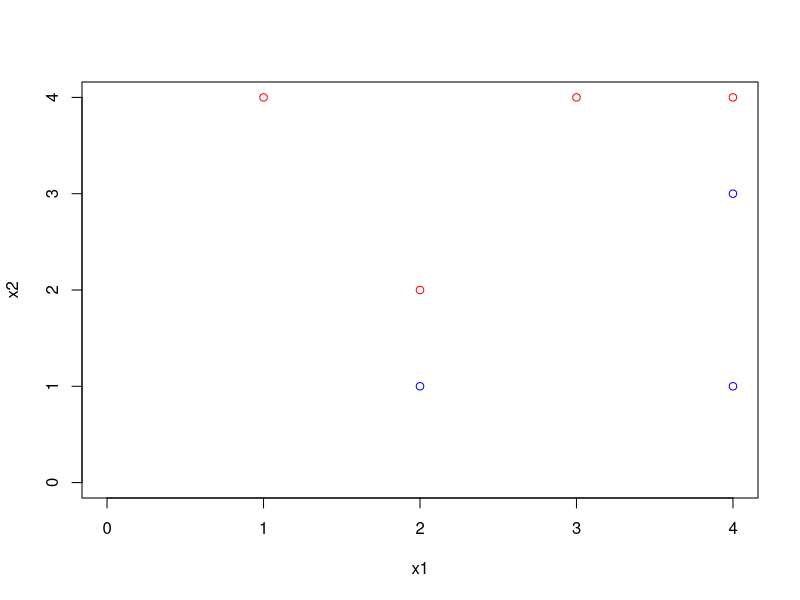
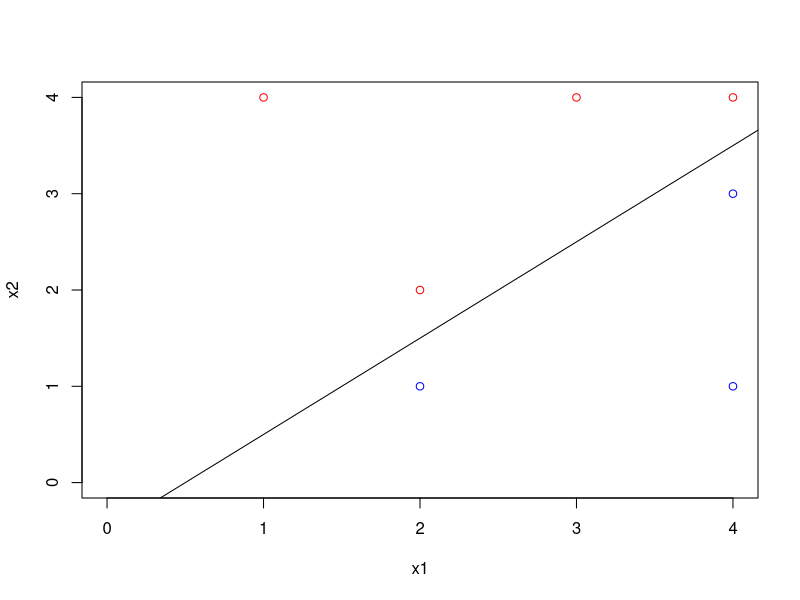
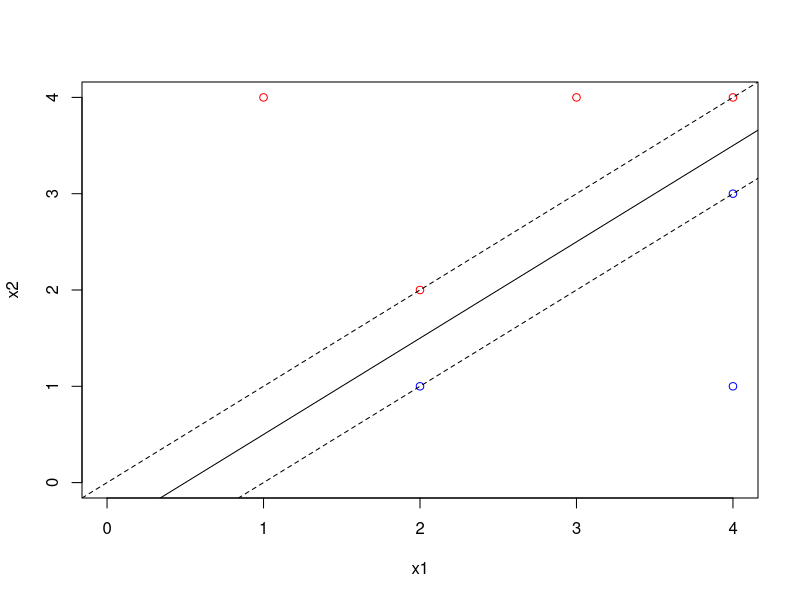
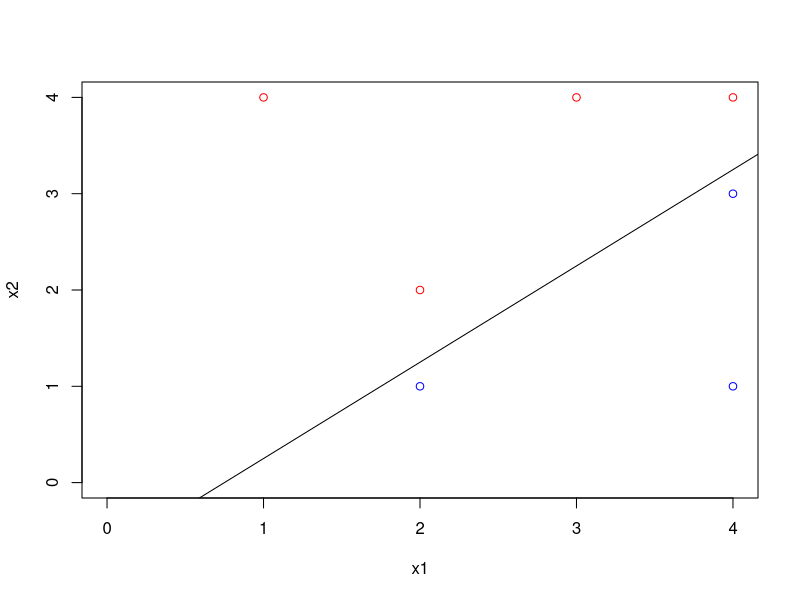
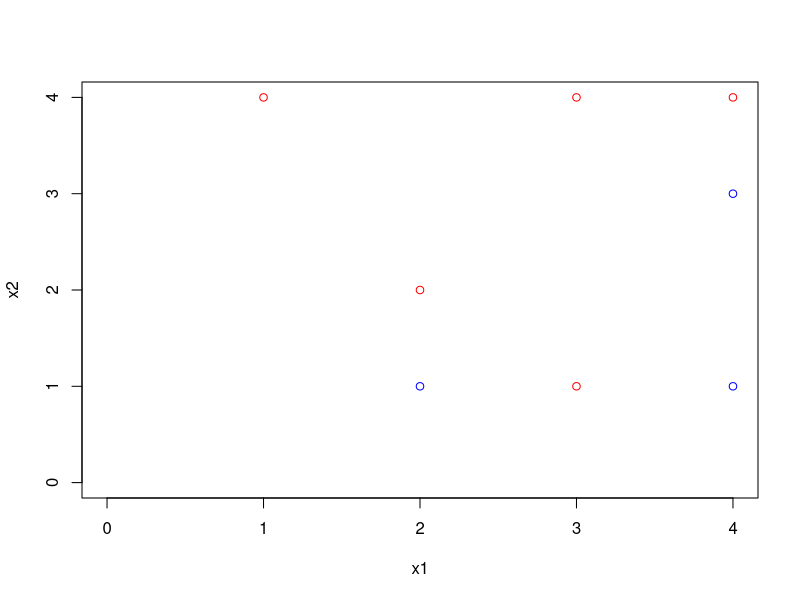

The R script that drew these images, in order:
## ---- chunk 1
knitr::opts_chunk$set(echo = TRUE)
## ---- chunk 2
x1 <- c(3, 2, 4, 1, 2, 4, 4)
x2 <- c(4, 2, 4, 4, 1, 3, 1)

colors = c("red", "red", "red", "red", "blue", "blue", "blue")

plot(x1, x2, col = colors, xlim = c(0, 4), ylim = c(0, 4)) ## used the limits because it makes it cleaner, didnt like that it 
                                                           ## originally went up by 0.5

## ---- chunk 3
plot(x1, x2, col = colors, xlim = c(0, 4), ylim = c(0, 4))
abline(-0.5, 1)


## ---- chunk 4
plot(x1, x2, col = colors, xlim = c(0, 4), ylim = c(0, 4))
abline(-0.5, 1)
abline(-1, 1, lty = 2)
abline(0, 1, lty = 2)


## ---- chunk 5
plot(x1, x2, col = colors, xlim = c(0, 4), ylim = c(0, 4))
abline(-0.75, 1)

## ---- chunk 6
plot(x1, x2, col = colors, xlim = c(0, 4), ylim = c(0, 4))
points(c(3), c(1), col = c("red"))

